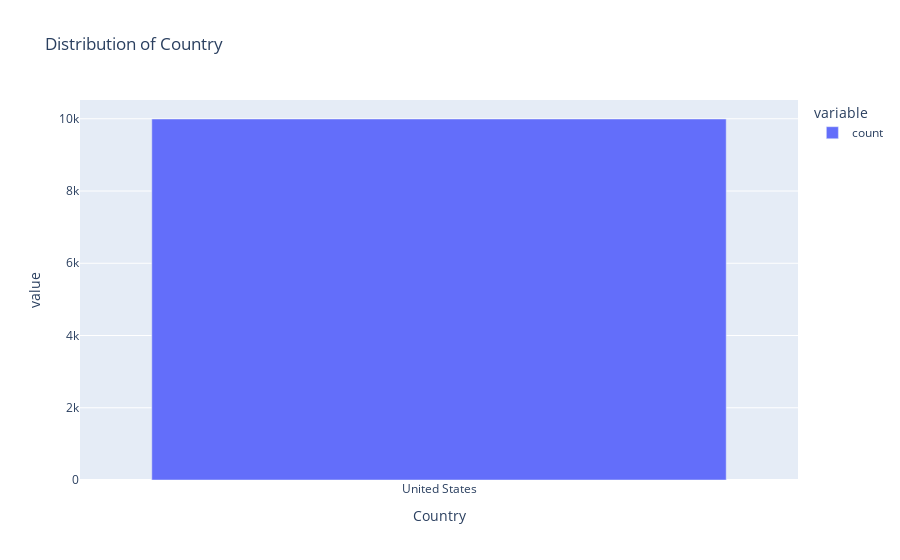

Notebook code for this chart:
### Code cell
px.bar(data_frame=df.Country.value_counts(),title='Distribution of Country')

### Figure 1 — Plotly figure (JSON) as saved in the notebook; plotly's stock layout.template omitted (floating-point values rounded to 4 significant figures)
{"data": [{"alignmentgroup": "True", "hovertemplate": "variable=count<br>Country=%{x}<br>value=%{y}<extra></extra>", "legendgroup": "count", "marker": {"color": "#636efa", "pattern": {"shape": ""}}, "name": "count", "offsetgroup": "count", "orientation": "v", "showlegend": true, "textposition": "auto", "type": "bar", "x": ["United States"], "xaxis": "x", "y": [9994], "yaxis": "y"}], "layout": {"barmode": "relative", "legend": {"title": {"text": "variable"}, "tracegroupgap": 0}, "title": {"text": "Distribution of Country"}, "xaxis": {"anchor": "y", "domain": [0, 1], "title": {"text": "Country"}}, "yaxis": {"anchor": "x", "domain": [0, 1], "title": {"text": "value"}}}}
